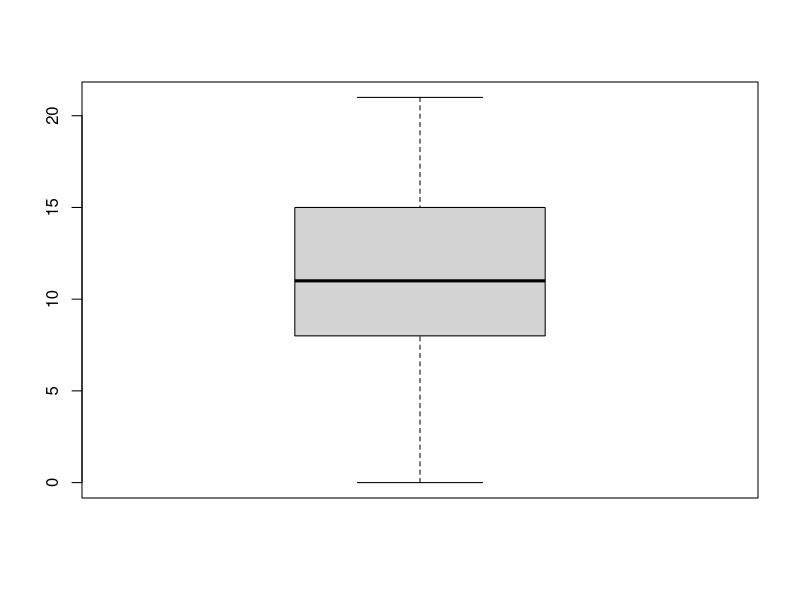
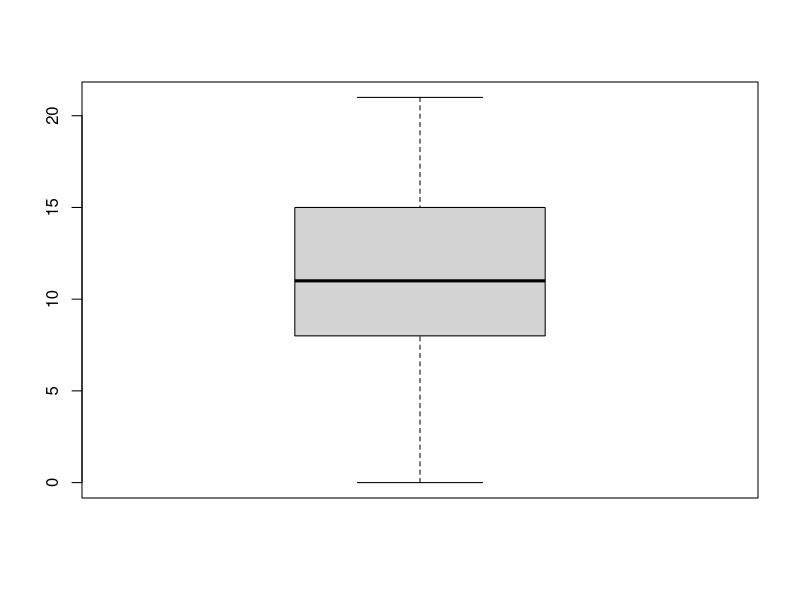

Source code (R) for these figures, in order:
# ASSIGNMENT 2

#Loading data
rm(list=ls()) 
library(readxl)
library(stringi)
Ydata <- read_excel(path="./data/Ydata.xlsx", sheet="Sheet1", col_names =T)
str(Ydata)
RTdata <- read.table(file="./data/RTdata.csv", header=T, sep=";")
str(RTdata)

#STEP1


#Restructure the dataset in a long format with the following variables: Person Gender Language Item Problem Y RT Y.sub RT.sub Y.tot RT.tot.
#Restructuring Ydata first



longY<- reshape(data=Ydata, idvar="ID",
                    varying = c("Item_1", "Item_2","Item_3","Item_4","Item_5","Item_6","Item_7","Item_8","Item_9","It_10","It_12", "It_11","It_13","It_14","It_15","It_16","It_17","It_18","It_19","It_20","It_21"),
                    v.name=c("Y"),
                    times=c("Item_1", "Item_2","Item_3","Item_4","Item_5","Item_6","Item_7","Item_8","Item_9","It_10","It_11", "It_12", "It_13","It_14","It_15","It_16","It_17","It_18","It_19","It_20","It_21"),
                    new.row.names = 1:10600,
                    direction="long")
colnames(longY) = c("ID","Item", "Y")



longRT<- reshape(data=RTdata, idvar="ID",
                     varying = c("Time01", "Time02","Time03","Time04","Time05","Time06","Time07","Time08","Time09","Time10","Time11","Time12","Time13","Time14","Time15","Time16","Time17","Time18","Time19","Time20","Time21"),
                     v.name=c("RT"),
                     times=c("Time01", "Time02","Time03","Time04","Time05","Time06","Time07","Time08","Time09","Time10","Time11","Time12","Time13","Time14","Time15","Time16","Time17","Time18","Time19","Time20","Time21"),
                     new.row.names = 1:10600,
                     direction="long")
longRT$Group <- NULL
colnames(longRT) = c("ID","Item", "RT")

#Restructuring to long-format completed

#Reformatting so that Item variables are consistent

#Reformatting longY
longY$Itemz <- stri_sub(longY$Item,-2,-1 )
longY$Item <- NULL
longY <- longY[c("ID", "Itemz", "Y")]
colnames(longY) = c("ID","Item","Y")
longY$Item <- gsub("_","0", as.character(longY$Item))

#Reformatting longRT
longRT$Itemz <- stri_sub(longRT$Item,-2,-1 )
longRT$Item <- NULL
longRT <- longRT[c("ID", "Itemz", "RT")]
colnames(longRT) = c("ID","Item","RT")


#Adding a problem variable to both datasets
#First: turning the items numeric
longY$Item <- as.numeric(longY$Item)
longRT$Item <- as.numeric(longRT$Item)

longY$Problem <- ceiling(longY$Item/4)
longRT$Problem <- ceiling(longRT$Item/4)

#STEP2
#Computing subscores
#Starting with Y.sub

Ydata$Problem1=Ydata$Item_1+Ydata$Item_2+Ydata$Item_3+Ydata$Item_4 
Ydata$Problem2=Ydata$Item_5+Ydata$Item_6+Ydata$Item_7+Ydata$Item_8 
Ydata$Problem3=Ydata$Item_9+Ydata$It_10+Ydata$It_11+Ydata$It_12 
Ydata$Problem4=Ydata$It_13+Ydata$It_14+Ydata$It_15+Ydata$It_16 
Ydata$Problem5=Ydata$It_17+Ydata$It_18+Ydata$It_19+Ydata$It_20 
Ydata$Problem6=Ydata$It_21 

longYprob<- reshape(data=Ydata, idvar="ID",
                varying = c("Problem1", "Problem2","Problem3","Problem4","Problem5","Problem6"),
                v.name=c("subY"),
                times=c("Problem1", "Problem2","Problem3","Problem4","Problem5","Problem6"),
                new.row.names = 1:3000,
                direction="long")
longYprob <- longYprob[c("ID", "time", "subY")]
colnames(longYprob) = c("ID","Problem", "subY")
longYprob$Problem <- stri_sub(longYprob$Problem,-1,-1 )
longYprob$Problem <- as.numeric(longYprob$Problem)

RTdata$Problem1=RTdata$Time01+RTdata$Time02+RTdata$Time03+RTdata$Time04 
RTdata$Problem2=RTdata$Time05+RTdata$Time06+RTdata$Time07+RTdata$Time08 
RTdata$Problem3=RTdata$Time09+RTdata$Time10+RTdata$Time11+RTdata$Time12 
RTdata$Problem4=RTdata$Time13+RTdata$Time14+RTdata$Time15+RTdata$Time16 
RTdata$Problem5=RTdata$Time17+RTdata$Time18+RTdata$Time19+RTdata$Time20 
RTdata$Problem6=RTdata$Time21 

longRTprob<- reshape(data=RTdata, idvar="ID",
                    varying = c("Problem1", "Problem2","Problem3","Problem4","Problem5","Problem6"),
                    v.name=c("subRT"),
                    times=c("Problem1", "Problem2","Problem3","Problem4","Problem5","Problem6"),
                    new.row.names = 1:10000,
                    direction="long")
longRTprob <- longRTprob[c("ID", "time", "subRT")]
colnames(longRTprob) = c("ID","Problem", "subRT")
longRTprob$Problem <- stri_sub(longRTprob$Problem,-1,-1 )
longRTprob$Problem <- as.numeric(longRTprob$Problem)

#Creating totalscore dataset

#Creating  Y.tot first
Ydata$Y.tot=Ydata$Problem1+Ydata$Problem2+Ydata$Problem3+Ydata$Problem4+Ydata$Problem5+Ydata$Problem6  

longYtot<- reshape(data=Ydata, idvar="ID",
                    varying = c("Y.tot"),
                    v.name=c("Y.tot"),
                    times=c("Y.tot"),
                    new.row.names = 1:3000,
                    direction="long")
longYtot <- longYtot[c("ID","Y.tot")]


#Creating RT.tot
RTdata$RT.tot <- RTdata$Problem1+RTdata$Problem2+RTdata$Problem3+RTdata$Problem4+RTdata$Problem5+RTdata$Problem6
  
longRTtot<- reshape(data=RTdata, idvar="ID",
                   varying = c("RT.tot"),
                   v.name=c("RT.tot"),
                   times=c("RT.tot"),
                   new.row.names = 1:3000,
                   direction="long")
longRTtot <- longRTtot[c("ID","RT.tot")]

#Merging datasets

CombinedDataY <- merge(longYprob, longYtot , by="ID")
CombinedDataRT <- merge(longRTprob, longRTtot, by="ID")

CombinedDataSubTot <- merge(CombinedDataY, CombinedDataRT, by=c("ID" ,"Problem"))

CombineDataYRT <- merge(longY, longRT, by=c("ID" ,"Item", "Problem"))

CombineDataTotal <- merge(CombineDataYRT, CombinedDataSubTot, by=c("ID" , "Problem" ))


#OLA: Ser fra end result at gender og language skal v??re factors, husk dette
#str(RTdata) #Can see that information on gender and language can be found under the "group" collumn in RTdata. This will need to be splitt. 

RTdata$Gen <- RTdata$Group
RTdata$Gen <- stri_sub(RTdata$Group,1,11 )
RTdata$Gender <- ifelse(RTdata$Gen=="Gender_Male", "Male", 
                          ifelse(RTdata$Gen=="Gender_Fema", "Female",
                                 ifelse(RTdata$Gen=="Gender_Unkn","Unknown",NA))) 

RTdata$Lang <- RTdata$Group
RTdata$Lang <- stri_sub(RTdata$Group,-5,-1 )
RTdata$Language <- ifelse(RTdata$Lang=="FR_BE", "FR", 
                        ifelse(RTdata$Lang=="NL_BE", "NL",NA)) 

Characteristics<- reshape(data=RTdata, idvar="ID",
                    varying = c("Language","Gender"),
                    v.name=c("RT.tot"),
                    times=c("Language","Gender"),
                    new.row.names = 1:12000,
                    direction="long")
Characteristics<- reshape(data=RTdata, idvar="ID",
                          varying = c("Group"),
                          v.name=c("Group"),
                          times=c("Group"),
                          new.row.names = 1:12000,
                          direction="long")
Characteristics <- Characteristics[c("ID","Gender","Language")]

Final <- merge(CombineDataTotal, Characteristics, by=c("ID"))

Final <- Final[c("ID","Gender", "Language", "Item", "Problem","Y", "RT", "subY", "subRT", "Y.tot", "RT.tot")]

head(Final)

#Auditing

#Identifies, by visual investigation, several observations where RT=0 and Y=1. This makes no sense as one should expect at least some time have to be used in order to answer. 
#I set the RT and Y value for items of zero reaction time to NA, which indicates they are missing.
Final$RT <- ifelse(Final$RT==0, "NA", Final$RT) 
Final$Y <- ifelse(Final$RT=="NA", "NA", Final$Y) 

#Looking for total scores outside the range 1-21 
boxplot(Final$Y.tot)
Final[Final$Y.tot>21 | Final$Y.tot<0,]
# OK

#Looking for total reactiontime outside the range 0 - 20*60=1200 seconds 
boxplot(Final$Y.tot)
Final[Final$RT.tot>1200 | Final$RT.tot<0,]
# Identifies several tests lasting longer than 1200 seconds, although no longer that 1204 seconds



#Checking for duplicates in ID entrys
Ydata$ID[duplicated(Ydata$ID)]
#OK
RTdata$ID[duplicated(RTdata$ID)]
#Identified 3 duplicats in RTdata, 327, 40 and 27
summary(RTdata$ID)
#Can see that there is an ID=501, this is suspicious. This can be a typo. We can try to identify the missing ID.
#Checking for missing ID by visual assesment
sort(RTdata$ID, decreasing = TRUE) 
# We can see that the values ID=470, ID=471 and ID=401 are missing. I guess that ID=501 in reality is a typo for student 401. 
#Removing all duplicates
Final<-subset(Final, ID!=40 & ID!=27 & ID!=327)

#To sum up: The final dataset "Final" is missing values from 2*(ID(27,40,327))+470+471+401 this equals 9 rows missing. With 21 items per row we will miss 21*9=189 observations, leaving us with 10500-189=10311 observations. This checks out with the observations in the dataset "Final" :)

write.table(Final, file = "Final.txt", sep = " ", dec = ".",
            row.names = F, col.names = T)

